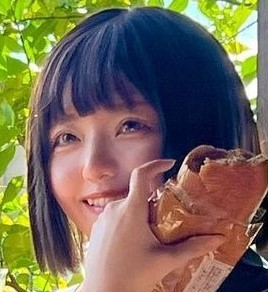
#> input picture 图片检测/output/18.png, 268 x 292 px
$ python '皮肤检测.py'
#> lines starting #> are read from the running program, lines starting #| are printed output that depends on the picture; after the words box and inside, x2 and y2 are one past the last pixel; in counts of white or black regions, pixels touching at a corner belong together
import cv2
import numpy as np


# 椭圆肤色检测模型
# [87 lines left out: functions ellipse_detect, cr_otsu, crcb_range_sceening, not called in this run]


'''保存存有皮肤颜色的图片'''


def saveSkinImg(image, savePath):
#> called with image = './output/18.png', savePath = './save/1.png'
    img = cv2.imread(image, cv2.IMREAD_COLOR)
#> img is the input picture: shape (292, 268, 3); mean B, G, R 87.2, 105.1, 117.4
    ycrcb = cv2.cvtColor(img, cv2.COLOR_BGR2YCR_CB)
#> ycrcb: shape (292, 268, 3); mean of channels 0, 1, 2 106.7, 135.6, 117
    (y, cr, cb) = cv2.split(ycrcb)
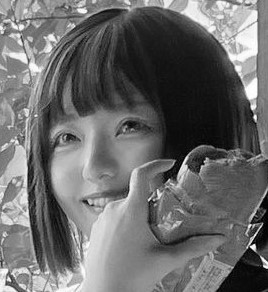
#> y: shape (292, 268); min 0, max 255, mean 106.7
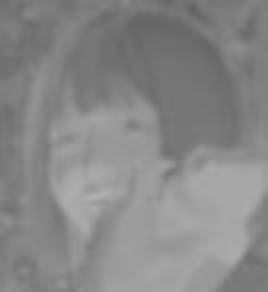
#> cr: shape (292, 268); min 97, max 175, mean 135.6
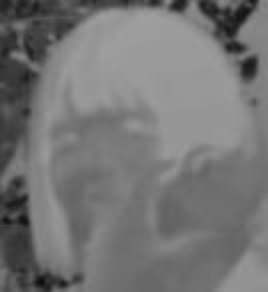
#> cb: shape (292, 268); min 11, max 159, mean 117

    skin = np.zeros(cr.shape, dtype=np.uint8)
    (x, y) = cr.shape
#> x = 292; y = 268
    for i in range(0, x):  # x 像素
        for j in range(0, y):  # y 像素
            if (cr[i][j] > 140) and (cr[i][j]) < 175 and (cr[i][j] > 100) and (cb[i][j]) < 120:
                pass
            # skin[i][j] = 255
            # print(True)
            # return True
            else:
                img[i][j] = 0
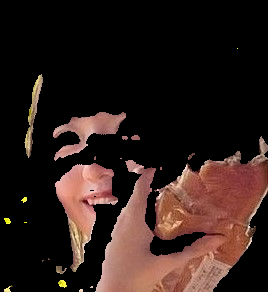
#> img: shape (292, 268, 3); mean B, G, R 25.9, 30.1, 46.2
                # skin[i][j] = 0
                # print(False)
                # return False

    cv2.namedWindow(image, cv2.WINDOW_NORMAL)
    cv2.imshow(image, img)
    cv2.imwrite(savePath, img)
    # [6 lines of commented-out code are left out]

    cv2.waitKey()


# HSV颜色空间H,S,V范围筛选法
# [26 lines left out: function hsv_detect, not called in this run]


if __name__ == "__main__":
    saveSkinImg('./output/18.png', './save/1.png')
    # ellipse_detect('./6.png') #效果第二
    # cr_otsu('./6.png') #效果最差
    # crcb_range_sceening('./output/11.png') #效果第一 最好
    # hsv_detect('./6.png') #效果第三

$ run again, with 图片检测/output/11.png copied over 图片检测/output/18.png
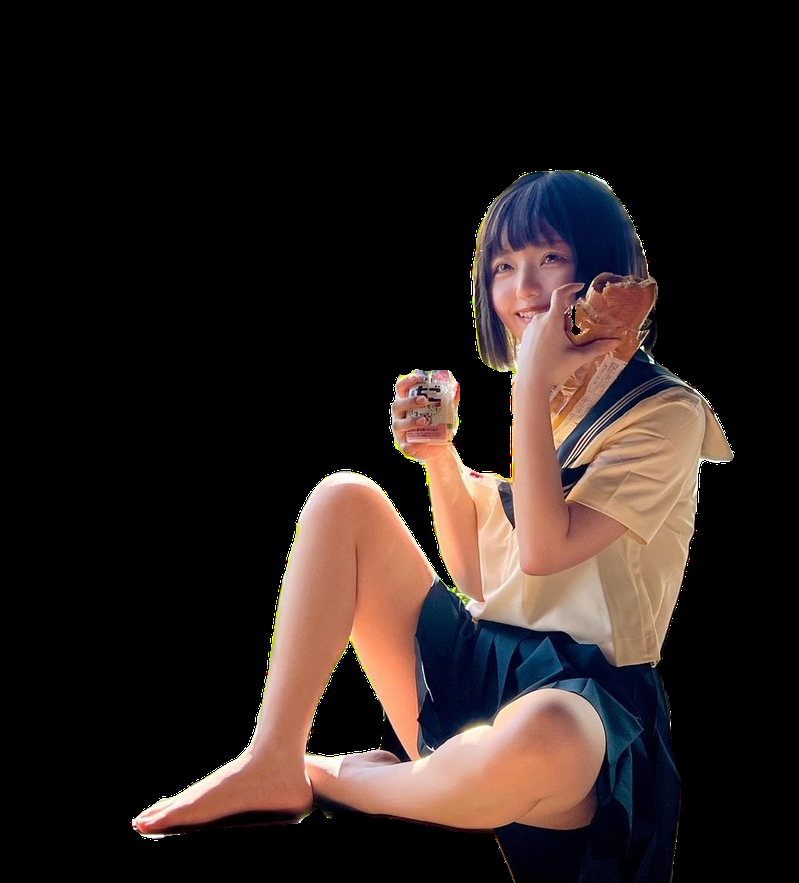
#> input picture 图片检测/output/11.png, 799 x 883 px, shrunk from 1079 x 1193 before the run
#> in saveSkinImg, img is the input picture: shape (883, 799, 3); mean B, G, R 28.8, 31.8, 41.9
#> ycrcb: shape (883, 799, 3); mean of channels 0, 1, 2 34.5, 133.3, 124.8
#> in saveSkinImg, `(y, cr, cb) = cv2.split(ycrcb)`:
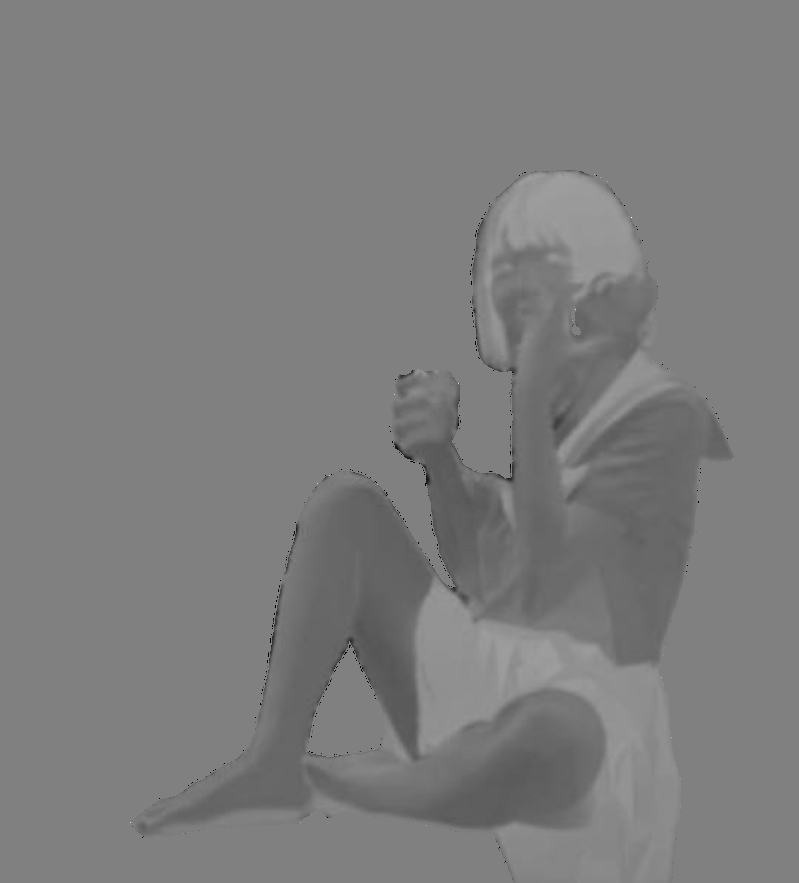
#> cb: shape (883, 799); min 1, max 255, mean 124.8
#> after the loop in saveSkinImg, `for i in range(0, x):`:
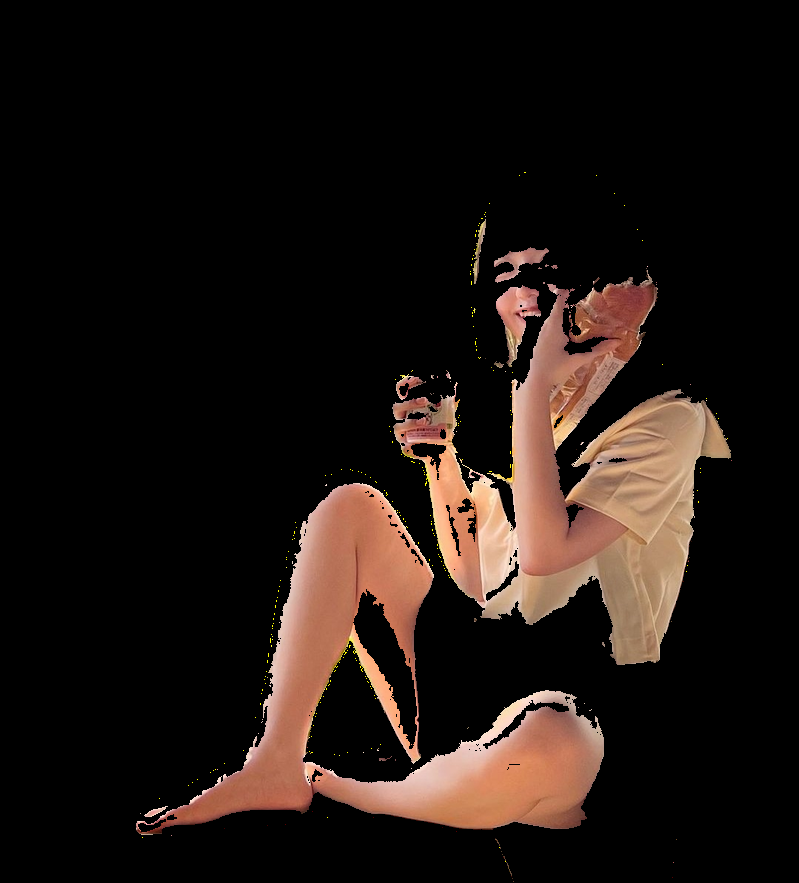
#> img: shape (883, 799, 3); 13.07% of pixels changed, all inside (x1, y1, x2, y2) = (130, 169, 735, 883)

$ run again, with 图片检测/output/1.png copied over 图片检测/output/18.png
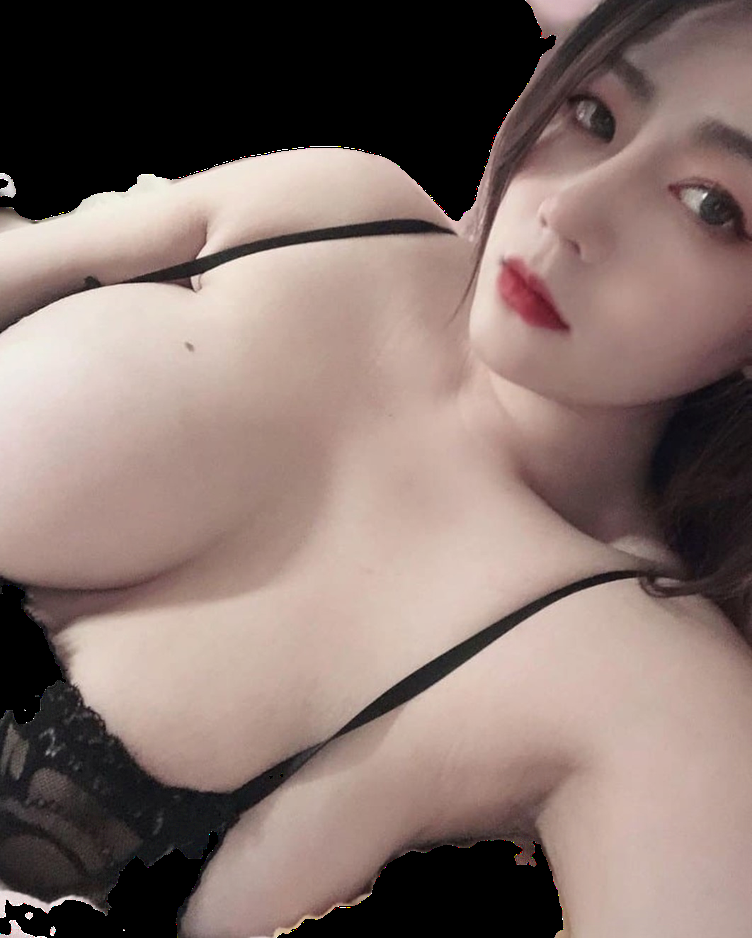
#> input picture 图片检测/output/1.png, 752 x 938 px, shrunk from 1062 x 1324 before the run
#> in saveSkinImg, img is the input picture: shape (938, 752, 3); mean B, G, R 108.4, 114.1, 133.1
#> ycrcb: shape (938, 752, 3); mean of channels 0, 1, 2 119.1, 138, 121.9
#> in saveSkinImg, `(y, cr, cb) = cv2.split(ycrcb)`:
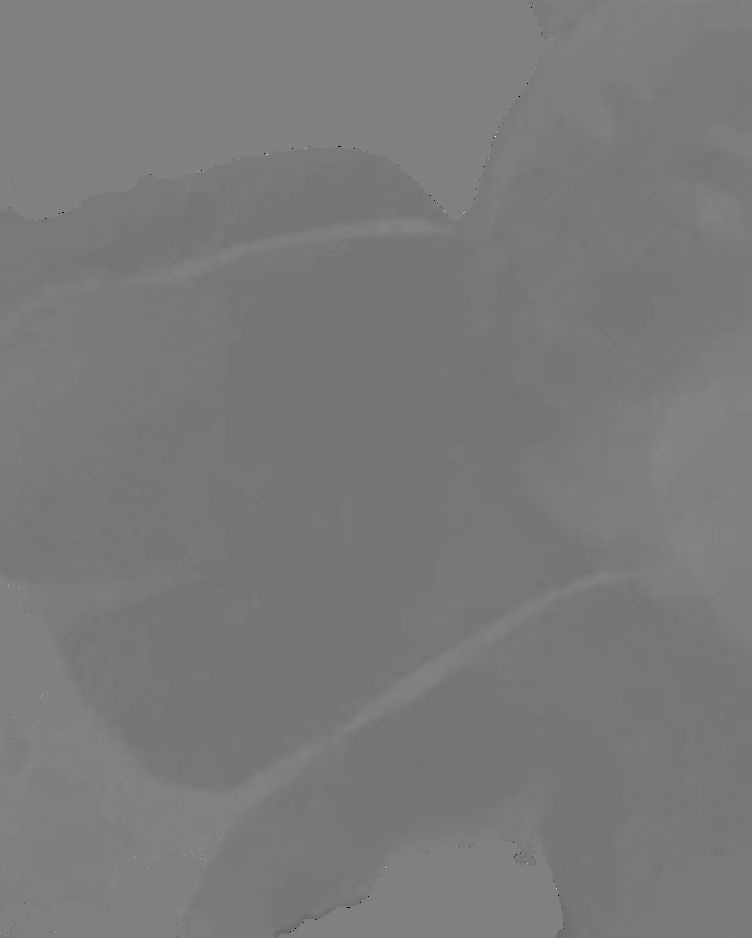
#> cb: shape (938, 752); min 1, max 255, mean 121.9
#> after the loop in saveSkinImg, `for i in range(0, x):`:
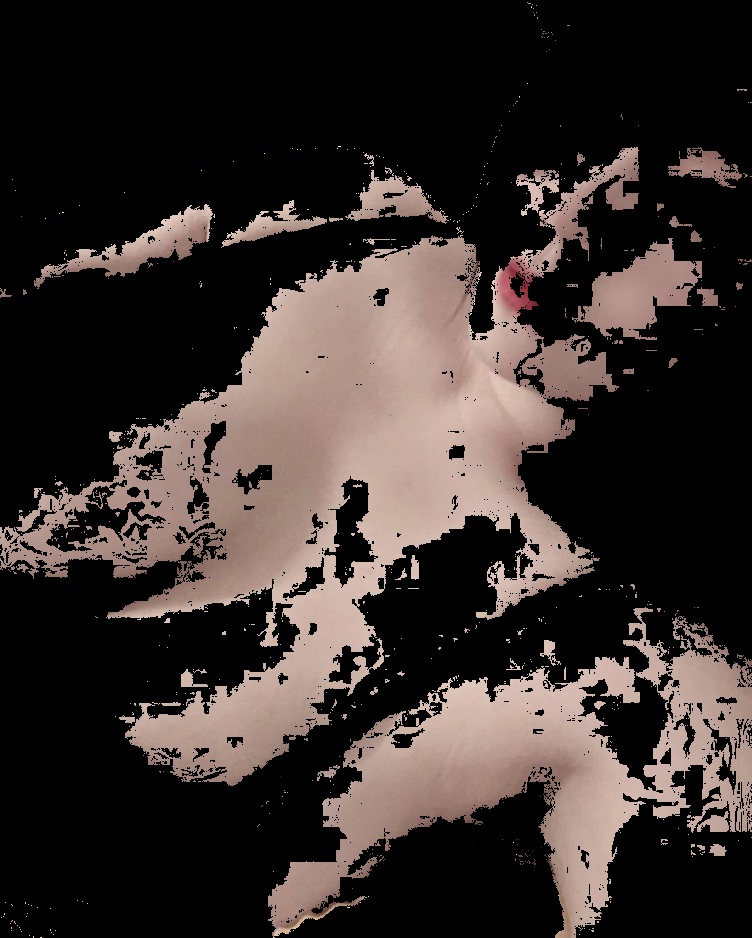
#> img: shape (938, 752, 3); mean B, G, R 43.9, 46.9, 55.7
